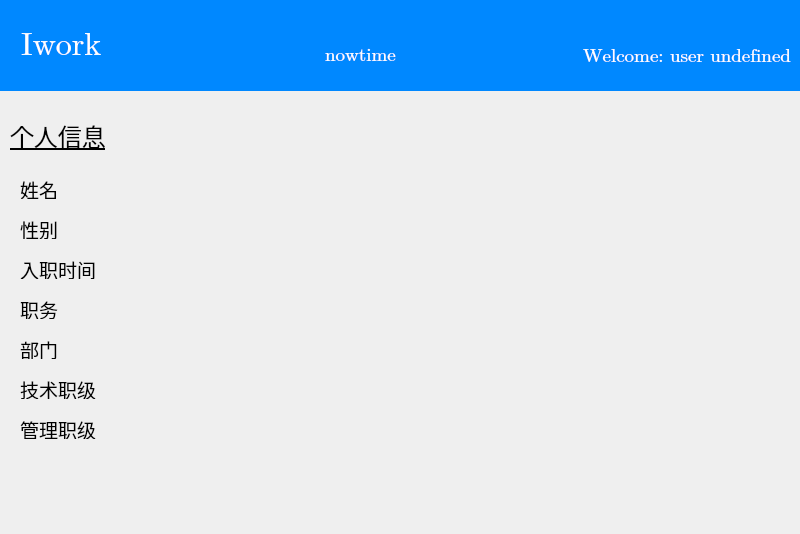
<?xml version="1.0" encoding="UTF-8"?>
<ui version="4.0">
 <class>user</class>
 <widget class="QDialog" name="user">
  <property name="geometry">
   <rect>
    <x>0</x>
    <y>0</y>
    <width>800</width>
    <height>534</height>
   </rect>
  </property>
  <property name="contextMenuPolicy">
   <enum>Qt::ActionsContextMenu</enum>
  </property>
  <property name="windowTitle">
   <string>Dialog</string>
  </property>
  <widget class="QLabel" name="title">
   <property name="geometry">
    <rect>
     <x>0</x>
     <y>0</y>
     <width>801</width>
     <height>91</height>
    </rect>
   </property>
   <property name="font">
    <font>
     <family>Cambria Math</family>
     <pointsize>24</pointsize>
    </font>
   </property>
   <property name="contextMenuPolicy">
    <enum>Qt::CustomContextMenu</enum>
   </property>
   <property name="styleSheet">
    <string notr="true">QLabel#title{
	background-color: #0088ff; 
	color: #ffffff;
	min-width:30px;
	min-height:30px;
}</string>
   </property>
   <property name="text">
    <string>  Iwork</string>
   </property>
  </widget>
  <widget class="QLabel" name="tstr">
   <property name="geometry">
    <rect>
     <x>240</x>
     <y>40</y>
     <width>241</width>
     <height>30</height>
    </rect>
   </property>
   <property name="font">
    <font>
     <family>Cambria Math</family>
     <pointsize>14</pointsize>
    </font>
   </property>
   <property name="styleSheet">
    <string notr="true">QLabel#tstr{
	background-color: #0088ff; 
	color: #ffffff;
	min-width:30px;
	min-height:30px;
}</string>
   </property>
   <property name="text">
    <string>nowtime</string>
   </property>
   <property name="alignment">
    <set>Qt::AlignCenter</set>
   </property>
  </widget>
  <widget class="QLabel" name="per">
   <property name="geometry">
    <rect>
     <x>10</x>
     <y>110</y>
     <width>131</width>
     <height>51</height>
    </rect>
   </property>
   <property name="font">
    <font>
     <family>楷体</family>
     <pointsize>18</pointsize>
     <underline>true</underline>
    </font>
   </property>
   <property name="text">
    <string>个人信息</string>
   </property>
  </widget>
  <widget class="QLabel" name="nd">
   <property name="geometry">
    <rect>
     <x>20</x>
     <y>180</y>
     <width>69</width>
     <height>19</height>
    </rect>
   </property>
   <property name="font">
    <font>
     <family>楷体</family>
     <pointsize>14</pointsize>
    </font>
   </property>
   <property name="text">
    <string>姓名</string>
   </property>
  </widget>
  <widget class="QLabel" name="ns">
   <property name="geometry">
    <rect>
     <x>170</x>
     <y>180</y>
     <width>211</width>
     <height>19</height>
    </rect>
   </property>
   <property name="font">
    <font>
     <family>楷体</family>
     <pointsize>14</pointsize>
    </font>
   </property>
   <property name="text">
    <string/>
   </property>
  </widget>
  <widget class="QLabel" name="sd">
   <property name="geometry">
    <rect>
     <x>20</x>
     <y>220</y>
     <width>69</width>
     <height>19</height>
    </rect>
   </property>
   <property name="font">
    <font>
     <family>楷体</family>
     <pointsize>14</pointsize>
    </font>
   </property>
   <property name="text">
    <string>性别</string>
   </property>
  </widget>
  <widget class="QLabel" name="ss">
   <property name="geometry">
    <rect>
     <x>170</x>
     <y>220</y>
     <width>211</width>
     <height>19</height>
    </rect>
   </property>
   <property name="font">
    <font>
     <family>楷体</family>
     <pointsize>14</pointsize>
    </font>
   </property>
   <property name="text">
    <string/>
   </property>
  </widget>
  <widget class="QLabel" name="ed">
   <property name="geometry">
    <rect>
     <x>20</x>
     <y>260</y>
     <width>101</width>
     <height>19</height>
    </rect>
   </property>
   <property name="font">
    <font>
     <family>楷体</family>
     <pointsize>14</pointsize>
    </font>
   </property>
   <property name="text">
    <string>入职时间</string>
   </property>
  </widget>
  <widget class="QLabel" name="es">
   <property name="geometry">
    <rect>
     <x>170</x>
     <y>260</y>
     <width>211</width>
     <height>19</height>
    </rect>
   </property>
   <property name="font">
    <font>
     <family>楷体</family>
     <pointsize>14</pointsize>
    </font>
   </property>
   <property name="text">
    <string/>
   </property>
  </widget>
  <widget class="QLabel" name="pd">
   <property name="geometry">
    <rect>
     <x>20</x>
     <y>300</y>
     <width>101</width>
     <height>19</height>
    </rect>
   </property>
   <property name="font">
    <font>
     <family>楷体</family>
     <pointsize>14</pointsize>
    </font>
   </property>
   <property name="text">
    <string>职务</string>
   </property>
  </widget>
  <widget class="QLabel" name="ps">
   <property name="geometry">
    <rect>
     <x>170</x>
     <y>300</y>
     <width>211</width>
     <height>19</height>
    </rect>
   </property>
   <property name="font">
    <font>
     <family>楷体</family>
     <pointsize>14</pointsize>
    </font>
   </property>
   <property name="text">
    <string/>
   </property>
  </widget>
  <widget class="QLabel" name="bmd">
   <property name="geometry">
    <rect>
     <x>20</x>
     <y>340</y>
     <width>101</width>
     <height>19</height>
    </rect>
   </property>
   <property name="font">
    <font>
     <family>楷体</family>
     <pointsize>14</pointsize>
    </font>
   </property>
   <property name="text">
    <string>部门</string>
   </property>
  </widget>
  <widget class="QLabel" name="bms">
   <property name="geometry">
    <rect>
     <x>170</x>
     <y>340</y>
     <width>211</width>
     <height>19</height>
    </rect>
   </property>
   <property name="font">
    <font>
     <family>楷体</family>
     <pointsize>14</pointsize>
    </font>
   </property>
   <property name="text">
    <string/>
   </property>
  </widget>
  <widget class="QLabel" name="jsd">
   <property name="geometry">
    <rect>
     <x>20</x>
     <y>380</y>
     <width>101</width>
     <height>19</height>
    </rect>
   </property>
   <property name="font">
    <font>
     <family>楷体</family>
     <pointsize>14</pointsize>
    </font>
   </property>
   <property name="text">
    <string>技术职级</string>
   </property>
  </widget>
  <widget class="QLabel" name="gld">
   <property name="geometry">
    <rect>
     <x>20</x>
     <y>420</y>
     <width>101</width>
     <height>19</height>
    </rect>
   </property>
   <property name="font">
    <font>
     <family>楷体</family>
     <pointsize>14</pointsize>
    </font>
   </property>
   <property name="text">
    <string>管理职级</string>
   </property>
  </widget>
  <widget class="QLabel" name="jss">
   <property name="geometry">
    <rect>
     <x>170</x>
     <y>380</y>
     <width>211</width>
     <height>19</height>
    </rect>
   </property>
   <property name="font">
    <font>
     <family>楷体</family>
     <pointsize>14</pointsize>
    </font>
   </property>
   <property name="text">
    <string/>
   </property>
  </widget>
  <widget class="QLabel" name="gls">
   <property name="geometry">
    <rect>
     <x>170</x>
     <y>420</y>
     <width>211</width>
     <height>19</height>
    </rect>
   </property>
   <property name="font">
    <font>
     <family>楷体</family>
     <pointsize>14</pointsize>
    </font>
   </property>
   <property name="text">
    <string/>
   </property>
  </widget>
  <widget class="QLabel" name="inf">
   <property name="geometry">
    <rect>
     <x>490</x>
     <y>20</y>
     <width>301</width>
     <height>71</height>
    </rect>
   </property>
   <property name="font">
    <font>
     <family>Cambria Math</family>
     <pointsize>14</pointsize>
    </font>
   </property>
   <property name="layoutDirection">
    <enum>Qt::RightToLeft</enum>
   </property>
   <property name="styleSheet">
    <string notr="true">QLabel#inf{
	background-color: #0088ff; 
	color: #ffffff;
	min-width:30px;
	min-height:30px;
}</string>
   </property>
   <property name="text">
    <string>Welcome: user undefined</string>
   </property>
   <property name="alignment">
    <set>Qt::AlignRight|Qt::AlignTrailing|Qt::AlignVCenter</set>
   </property>
  </widget>
 </widget>
 <resources/>
 <connections/>
</ui>
